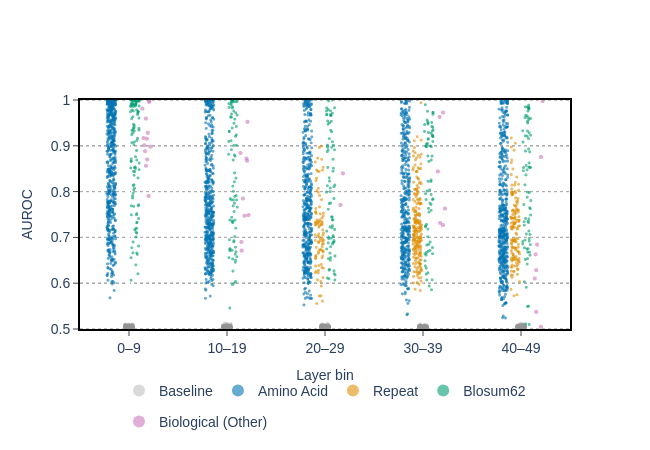

Write notebook code for a chart like this one.
### Markdown cell above
## 2. AUROC by layer bin

### Code cell
best_path = exp_results_dir / f"{model_type}_neurons_to_best_concepts.csv"
if best_path.exists():
    best_df = pd.read_csv(best_path)
    if "other_concept_names" in best_df.columns:
        best_df["other_concept_names"] = best_df["other_concept_names"].apply(
            lambda x: eval(x) if isinstance(x, str) else x
        )
    baseline_df = None
    if exp_baseline_results_dir:
        bp = Path(exp_baseline_results_dir) / f"{model_type}_neurons_to_best_concepts.csv"
        if bp.exists():
            baseline_df = pd.read_csv(bp)
    fig2 = plot_auroc_scatter_columns_per_bin(best_df, exp_results_dir, baseline_df=baseline_df)
    fig2.show()
else:
    print(f"Best concepts file not found: {best_path}")

### Figure 1 — Plotly figure (JSON) as saved in the notebook; plotly's stock layout.template omitted (floating-point values rounded to 4 significant figures; data arrays with more than 128 entries replaced by an {"elided": "..."} marker saying what was removed)
{"data": [{"legendgroup": "Baseline", "marker": {"color": "rgb(148, 148, 148)", "opacity": 0.35, "size": 3.5}, "mode": "markers", "name": "Baseline", "type": "scattergl", "x": {"elided": "3394 float values"}, "y": {"elided": "3394 float values"}}, {"legendgroup": "Amino Acid", "marker": {"color": "rgb(1, 115, 178)", "opacity": 0.6, "size": 3}, "mode": "markers", "name": "Amino Acid", "type": "scattergl", "x": {"elided": "2445 float values"}, "y": {"elided": "2445 float values"}}, {"legendgroup": "Repeat", "marker": {"color": "rgb(222, 143, 5)", "opacity": 0.6, "size": 3}, "mode": "markers", "name": "Repeat", "type": "scattergl", "x": {"elided": "459 float values"}, "y": {"elided": "459 float values"}}, {"legendgroup": "Blosum62", "marker": {"color": "rgb(2, 158, 115)", "opacity": 0.6, "size": 3}, "mode": "markers", "name": "Blosum62", "type": "scattergl", "x": {"elided": "423 float values"}, "y": {"elided": "423 float values"}}, {"legendgroup": "Biological (Other)", "marker": {"color": "rgb(204, 120, 188)", "opacity": 0.6, "size": 4.5}, "mode": "markers", "name": "Biological (Other)", "type": "scattergl", "x": [0.1489, 0.1853, 1.137, 1.146, 1.179, 1.219, 1.199, 1.163, 1.15, 1.205, 1.209, 2.183, 2.157, 0.208, 0.1714, 3.203, 3.169, 3.205, 3.151, 3.175, 3.223, 0.1824, 4.203, 4.149, 4.221, 4.202, 4.155, 4.165, 4.155, 4.14, 0.136, 0.155, 0.1726, 0.1642, 0.2001, 0.2053, 0.2208, 0.1916], "y": [0.917, 0.8702, 0.8844, 0.6901, 0.7472, 0.7487, 0.8724, 0.7849, 0.6713, 0.8673, 0.9524, 0.8399, 0.7708, 0.9978, 0.9595, 0.727, 0.9632, 0.9726, 0.8439, 0.7318, 0.7631, 0.9155, 0.8755, 0.663, 0.9976, 0.5048, 0.6285, 0.6843, 0.5376, 0.6104, 0.9812, 0.9013, 0.8564, 0.8883, 0.7905, 0.996, 0.8981, 0.9284]}], "layout": {"font": {"family": "Helvetica", "size": 14}, "height": 450, "legend": {"font": {"size": 14}, "itemsizing": "constant", "orientation": "h", "x": 0.5, "xanchor": "center", "y": -0.2}, "paper_bgcolor": "white", "plot_bgcolor": "white", "shapes": [{"layer": "below", "line": {"color": "gray", "dash": "dot", "width": 1}, "type": "line", "x0": -0.5, "x1": 4.5, "y0": 0.5, "y1": 0.5}, {"layer": "below", "line": {"color": "gray", "dash": "dot", "width": 1}, "type": "line", "x0": -0.5, "x1": 4.5, "y0": 0.6, "y1": 0.6}, {"layer": "below", "line": {"color": "gray", "dash": "dot", "width": 1}, "type": "line", "x0": -0.5, "x1": 4.5, "y0": 0.7, "y1": 0.7}, {"layer": "below", "line": {"color": "gray", "dash": "dot", "width": 1}, "type": "line", "x0": -0.5, "x1": 4.5, "y0": 0.8, "y1": 0.8}, {"layer": "below", "line": {"color": "gray", "dash": "dot", "width": 1}, "type": "line", "x0": -0.5, "x1": 4.5, "y0": 0.9, "y1": 0.9}, {"layer": "below", "line": {"color": "gray", "dash": "dot", "width": 1}, "type": "line", "x0": -0.5, "x1": 4.5, "y0": 1.0, "y1": 1.0}], "title": {"font": {"size": 14}, "text": ""}, "width": 650, "xaxis": {"linecolor": "black", "linewidth": 2, "mirror": true, "range": [-0.5, 4.5], "showline": true, "tickfont": {"size": 14}, "ticks": "outside", "ticktext": ["0–9", "10–19", "20–29", "30–39", "40–49"], "tickvals": [0, 1, 2, 3, 4], "title": {"font": {"size": 14}, "text": "Layer bin"}}, "yaxis": {"gridcolor": "#B0B0B0", "griddash": "dot", "gridwidth": 1, "linecolor": "black", "linewidth": 2, "mirror": true, "range": [0.5, 1], "showgrid": true, "showline": true, "tickfont": {"size": 14}, "ticks": "outside", "tickvals": [0.5, 0.6, 0.7, 0.8, 0.9, 1.0], "title": {"font": {"size": 14}, "text": "AUROC"}}}}
